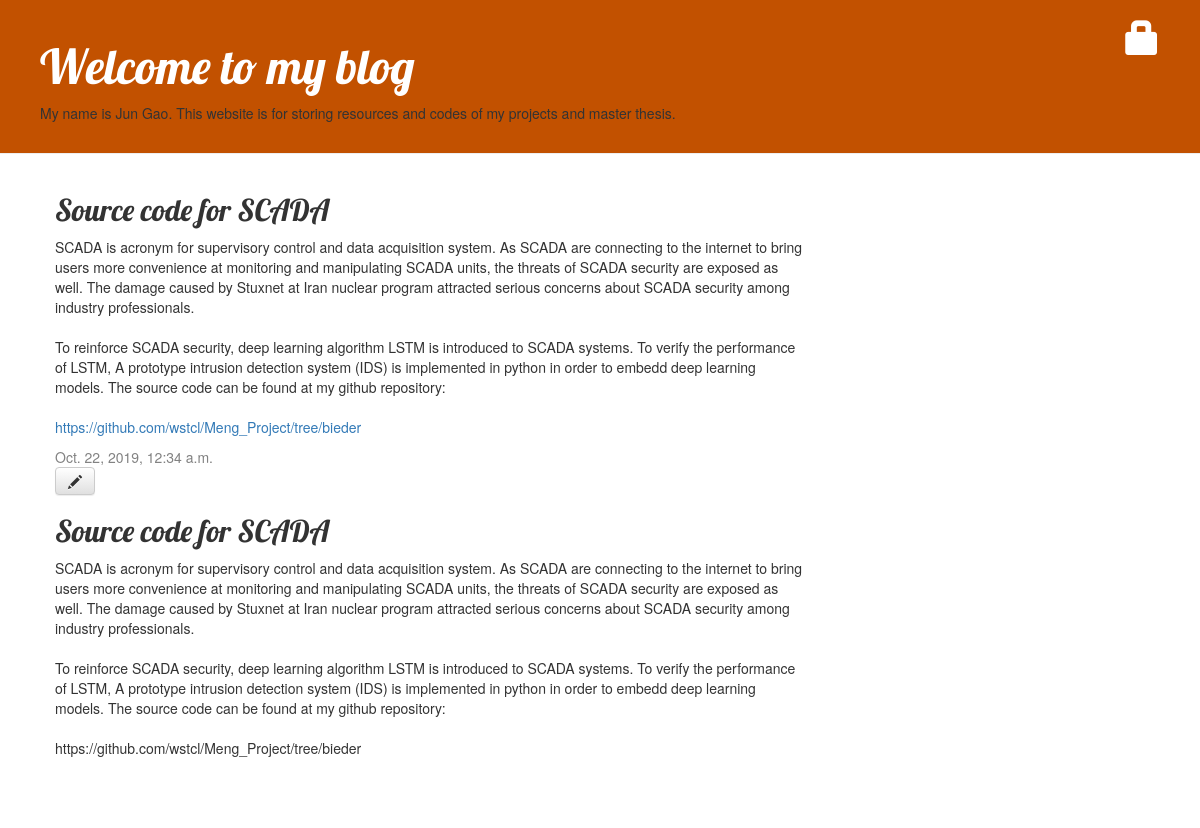
The app's page /post/1/ with its own data.
### blog/models.py (models this page shows, shortened)
class Post(models.Model):
    author = models.ForeignKey(settings.AUTH_USER_MODEL, on_delete=models.CASCADE)
    title = models.CharField(max_length=200)
    text = models.TextField()
    created_date = models.DateTimeField(default=timezone.now)
    published_date = models.DateTimeField(blank=True, null=True)

### blog/views.py (the view)
# urls.py: path('post/<int:pk>/', views.post_detail, name='post_detail'),
def post_detail(request, pk):
    post = get_object_or_404(Post, pk=pk)
    return render(request, 'blog/post_detail.html', {'post': post})

### blog/templates/blog/post_detail.html
{% extends 'blog/base.html' %}
{% block content %}
    <div class="post">
        <h2>{{ post.title }}</h2>
        <p>{{ post.text|linebreaksbr|urlize }}</p>
        {% if post.published_date %}
            <div class="date">
                {{ post.published_date }}
            </div>
        {% endif %}
        <a class="btn btn-default" href="{% url 'post_edit' pk=post.pk %}"><span class="glyphicon glyphicon-pencil"></span></a>
        <h2>{{ post.title }}</h2>
        <p>{{ post.text|linebreaksbr }}</p>
    </div>
{% endblock %}

### blog/static/css/blog.css (style rules this page uses)
h1, h2, h3, h4 { font-family: 'Lobster', cursive; }
.date { color: #828282; }
.post { margin-bottom: 70px; }

### records on screen
Post: title "Source code for SCADA", text "SCADA is acronym for supervisory control and data acquisition system. As SCADA are connecting to the internet to bring users more convenience at monitoring and manipulating SCADA units, the threats of SCADA security are exposed as well. The damage caused by Stuxnet at Iran nuclear program attracted serious concerns about SCADA security among industry professionals. To reinforce SCADA security, deep learning algorithm LSTM is introduced to SCADA systems. To verify the performance of LSTM, A prototype intrusion detection system (IDS) is implemented in python in order to embedd deep learning models. The source code can be found at my github repository:…", published_date "Oct. 22, 2019, 12:34 a.m."
